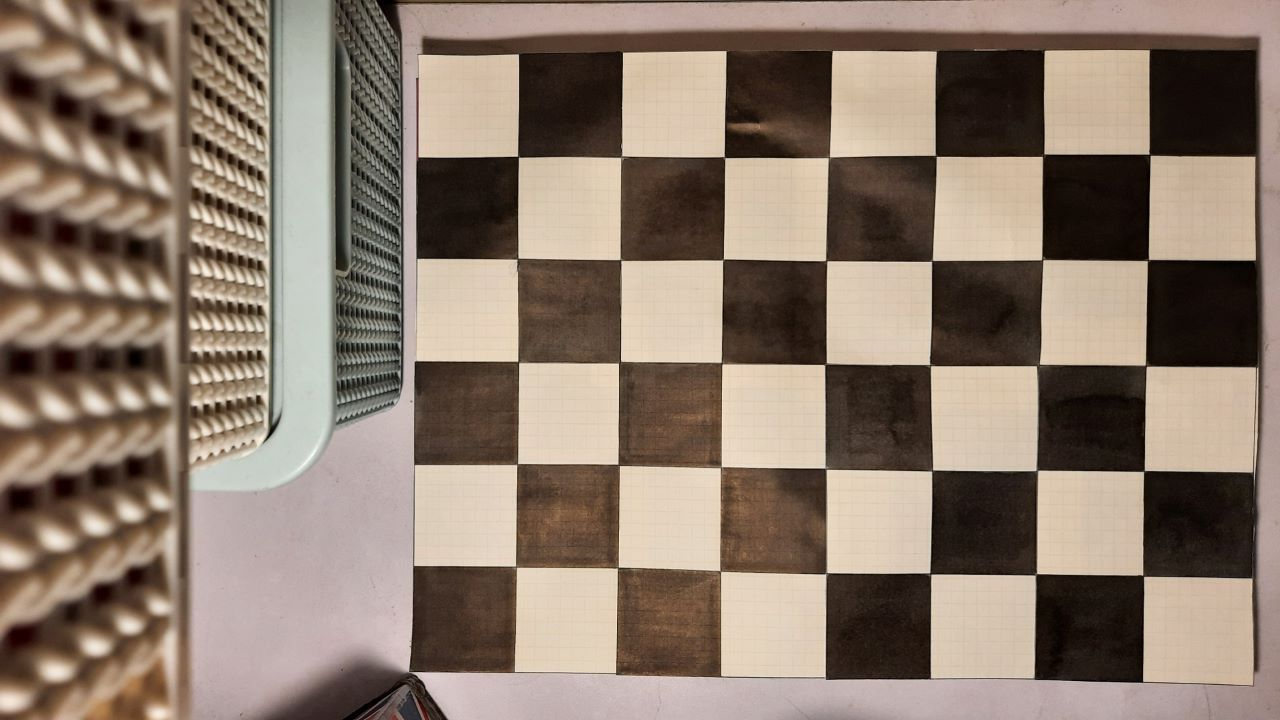
#> input picture calibration_images/20231224_115015.jpg, 1280 x 720 px, given in place of 20231224_115015.jpg.jpg, which was not available
$ python -i image_recognition.py   (imports and definitions only)
#> lines starting #> are read from the running program, lines starting #| are printed output that depends on the picture; after the words box and inside, x2 and y2 are one past the last pixel; in counts of white or black regions, pixels touching at a corner belong together; pictures that were not available may be replaced by others from this repository, and a replacement may not be noted
import cv2
import numpy as np

class image_recognition:

    def __init__(self,print_status=True, write_images=False,
                 image_Path="inputs/",
                 testing_Path="tests/",
                 preview_images=False,
                 preview_autoclose=True,
                 print_img_labels=True):

        self.IMGDIR=image_Path
        self.TESTDIR=testing_Path
        self.PREVIEW_IMAGES=preview_images
        self.PREVIEW_AUTOCLOSE=preview_autoclose
        self.PRINT_STATUS=print_status
        self.PRINT_IMG_LABELS=print_img_labels
        self.WRITE_IMAGES=write_images

        #valid contour parameters limits (in pixels)
        self.MIN_AREA=900 #30x30
        self.MAX_AREA=90000 #300x300
            #aspect ratio width/height
        self.MIN_ASPECTRATIO=1/5
        self.MAX_ASPECTRATIO=5

        #OstuSensitivity
        self.OtsuSensitivity=22

    def test_objectDetect(self,bgFile,targetFile):

#> called with bgFile = 'calibration_images/20231224_115015.jpg', targetFile = 'out.png'
        bg=cv2.imread(self.TESTDIR+bgFile+".jpg")
#> bg is the input picture: shape (720, 1280, 3); mean B, G, R 109.5, 123.4, 140.1
        img=cv2.imread(self.TESTDIR+targetFile+".jpg")
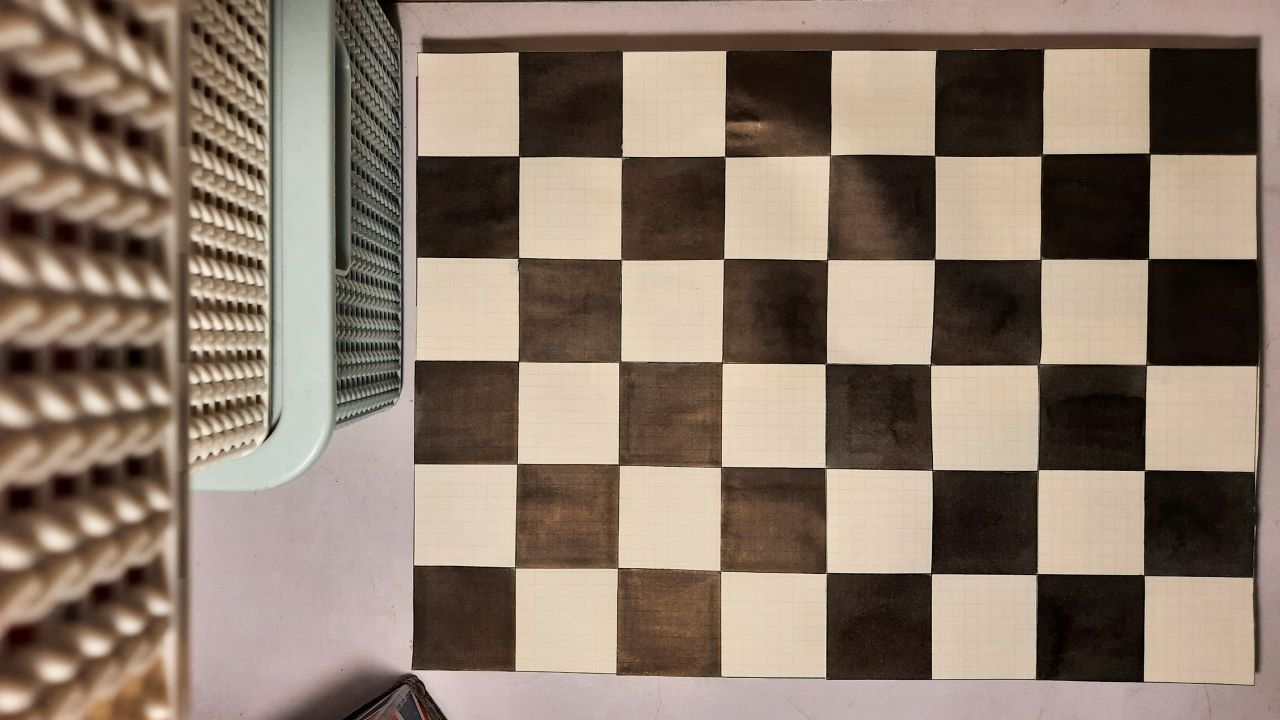
#> input picture calibration_images/20231224_115033.jpg, 1280 x 720 px, given in place of out.png.jpg, which was not available
#> img is the input picture: shape (720, 1280, 3); mean B, G, R 108.7, 123, 140

        self.run_detection(img,bg,True)

    def run_detection(self,img,bg,testRun=False):

        obj_count, contours_detected, contours_validindex=self.detectObjects(img,bg)

        obj_count, detected_points, img_output=self.detectionOutput(img, obj_count,
                                                                    contours_validindex,
                                                                    contours_detected)
        return obj_count, detected_points, img_output

    def detectObjects(self, image, bg_img,externalContours=True):
        img=image.copy()
        background_img=bg_img.copy()
        # Process Image Difference
        diff=self.calculateDifference_Otsu(img,background_img)

        # Xac dinh contour cua vat
        # dung RETR_EXTERNAL chi xac dinh vien ngoai, dung RETR_TREE de xac dinh tat ca cac contour
        if externalContours==True:
            contours_detected, hierarchy = cv2.findContours(diff, cv2.RETR_EXTERNAL,
                                                            cv2.CHAIN_APPROX_SIMPLE)
        else:
            contours_detected, hierarchy = cv2.findContours(diff, cv2.RETR_TREE,
                                                            cv2.CHAIN_APPROX_SIMPLE)

        # tinh cac tham so can thiet
        height, width, channels = img.shape

        # xac dinh tat ca cac contour hop le
        contours_validindex= self.identify_validcontours(contours_detected,height,width)
        obj_count=len(contours_validindex)
        self.printStatus("valid contours "+ str(obj_count))

        return obj_count, contours_detected, contours_validindex

    def detectionOutput(self, image, obj_count, validcontours, diff_contours):

        img_output=image.copy()

        detected_points=[]

        if (len(validcontours)>0):
            for i in range(0,len(validcontours)):
                cnt=diff_contours[validcontours[i]]

                # ve duong vien bao quanh vat hinh chu nhat
                x,y,w,h=cv2.boundingRect(cnt)

                # lay tam vat the
                M=cv2.moments(cnt)
                cx=int(M['m10']/M['m00'])
                cy=int(M['m01']/M['m00'])

                self.printStatus("point number "+str(i))
                self.printStatus(str(cx)+", "+str(cy))
                self.printStatus("x: "+str(x)+" y: "+str(y)+" w: "+str(w)+" h: "+str(h))

                #draw retangle
                cv2.rectangle(img_output,(x,y),(x+w,y+h),(0,255,0),2)
                #draw center
                cv2.circle(img_output,(cx,cy),3,(0,255,0),2)

                if self.PRINT_IMG_LABELS ==True:

                    #image,text,font,bottomleftconrner,fontscale,fontcolor,linetype
                    cv2.putText(img_output,"Point "+str(i),(x-w,y+h),cv2.FONT_HERSHEY_SIMPLEX,0.5,(255,0,0),1)
                    cv2.putText(img_output,"cx,cy: "+str(self.truncate(cx,2))+","+str(self.truncate(cy,2)),(x-w,y+h+9),cv2.FONT_HERSHEY_SIMPLEX,0.5,(255,0,0),1)

                points=[x,y,w,h,cx,cy]
                detected_points.append(points)

        if (obj_count>1 or len(validcontours)==0):
            self.previewImage("Multiple Objects Detected",img_output)
            one_object=False
        else:
            self.previewImage("One Objects Detected",img_output)
            one_object=True


        return obj_count, detected_points, img_output

    # [18 lines left out: functions truncate, writeImage, readImage, not called in this run]


    def printStatus(self,text):

        if self.PRINT_STATUS==True:
            print(text)


    def previewImage(self, text, img):
        if self.PREVIEW_IMAGES==True:
            #show full screen
            cv2.namedWindow(text, cv2.WND_PROP_FULLSCREEN)
            cv2.setWindowProperty(text,cv2.WND_PROP_FULLSCREEN,cv2.WINDOW_FULLSCREEN)

            cv2.imshow(text,img)
            if self.PREVIEW_AUTOCLOSE==True:
                cv2.waitKey(2000)
                cv2.destroyAllWindows()

            else:
                cv2.waitKey(0)
                cv2.destroyAllWindows()

    # [80 lines left out: functions calculateDifference_method1, calculateDifference_method2, not called in this run]


    def calculateDifference_Otsu(self,img,background_img):

        # Object Recognition Tresholds
        diff_low_t=45
        diff_high_t=255


        self.previewImage("Original Image [Diff Otsu]",img)

        # Background - Gray
        background_img_gray=cv2.cvtColor(background_img, cv2.COLOR_BGR2GRAY)
        self.previewImage("1 Background Gray",background_img_gray)

        # Image - Gray
        img_gray=cv2.cvtColor(img, cv2.COLOR_BGR2GRAY)
        self.previewImage("2 Image Gray",img_gray)

        # Calculate Difference
        diff_gray=cv2.absdiff(background_img_gray,img_gray)
        self.previewImage("3 Pre-Diff",diff_gray)

        # Diff Blur
        diff_gray_blur = cv2.GaussianBlur(diff_gray,(5,5),0)
        self.previewImage("4 Pre-Diff Blur",diff_gray_blur)

            #========= Otsu automatically finds the right threhosld, calibration not needed.

        # find otsu's threshold value with OpenCV function
        ret, otsu_tresh = cv2.threshold(diff_gray_blur,0,255,cv2.THRESH_BINARY+cv2.THRESH_OTSU)
        self.previewImage("5 Otsu Treshold",otsu_tresh)

        self.printStatus("Otsu defined treshold value is %d" % ret)

        if (ret < self.OtsuSensitivity):
            #discard image
            #make the difference zero by subtracting backdroungs
            diff=cv2.absdiff(background_img_gray,background_img_gray)
        else:
            #Treshold Blur
            diff = cv2.GaussianBlur(otsu_tresh,(5,5),0)
            self.previewImage("6 Image Treshold",diff)


        return diff


    def identify_validcontours(self,cnt,height,width):

        #helps discard noise on contour detection.
        #this is calibrated for Legos in this example

        contours_validindex=[]
        contour_index=-1

        for i in cnt:

            contour_index=contour_index+1
            ca=cv2.contourArea(i)

            # Calculate W/H Ratio
            x,y,w,h = cv2.boundingRect(i)

            aspect_ratio = float(w)/h

            # Flag as edge_noise if the object is at a Corner

            #height, width, channels = img.shape
            edge_noise=False
            if x==0:
                edge_noise=True
            if y==0:
                edge_noise=True
            if (x+w)==width:
                edge_noise=True
            if (y+h)==height:
                edge_noise=True

            # DISCARD noise with measure if area not within parameters
            if ca>self.MIN_AREA and ca<self.MAX_AREA:

                # DISCARD as noise on ratio
                if aspect_ratio>=self.MIN_ASPECTRATIO and aspect_ratio<=self.MAX_ASPECTRATIO:

                    # DISCARD if at the Edge
                    if edge_noise==False:
                         contours_validindex.append(contour_index)

        return contours_validindex

    # [152 lines left out: functions square_Crop, square_rotatedCrop, not called in this run]

>>> result = image_recognition().test_objectDetect('calibration_images/20231224_115015.jpg', 'out.png')
#> in calculateDifference_Otsu, `img_gray=cv2.cvtColor(img, cv2.COLOR_BGR2GRAY)`:
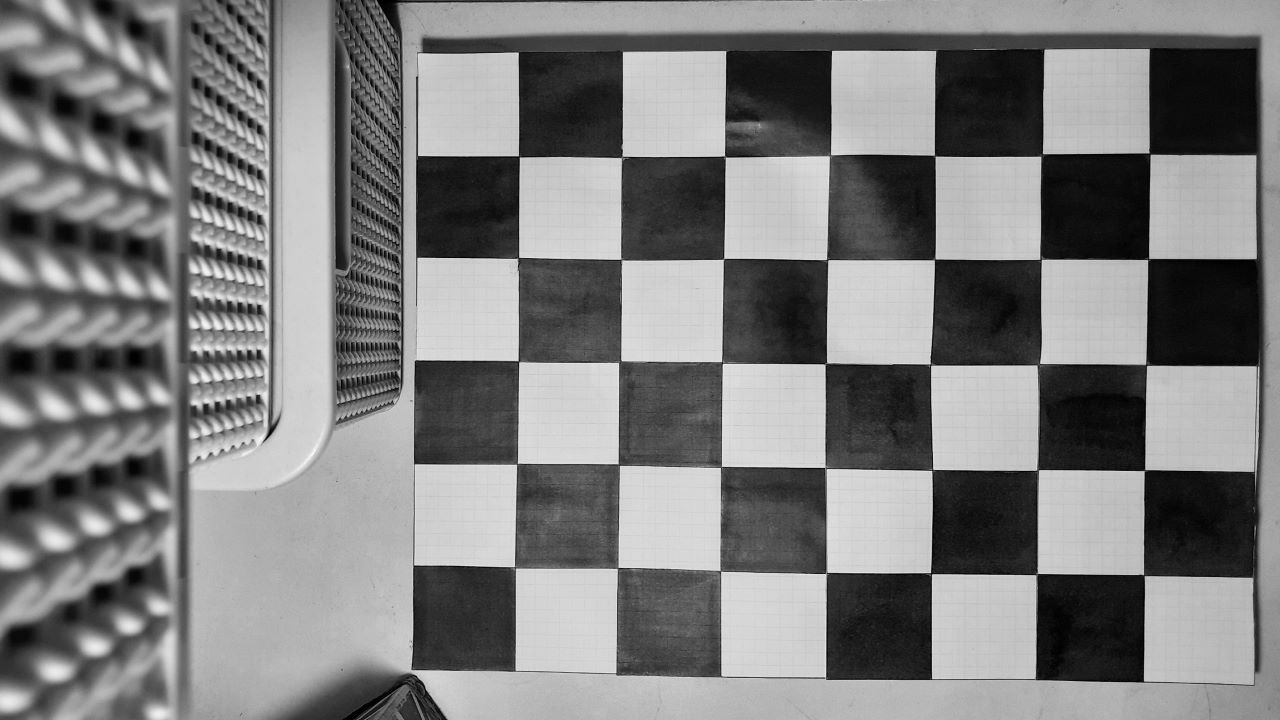
#> img_gray: shape (720, 1280); min 0, max 251, mean 126.4
#> in calculateDifference_Otsu, `diff_gray=cv2.absdiff(background_img_gray,img_gray)`:
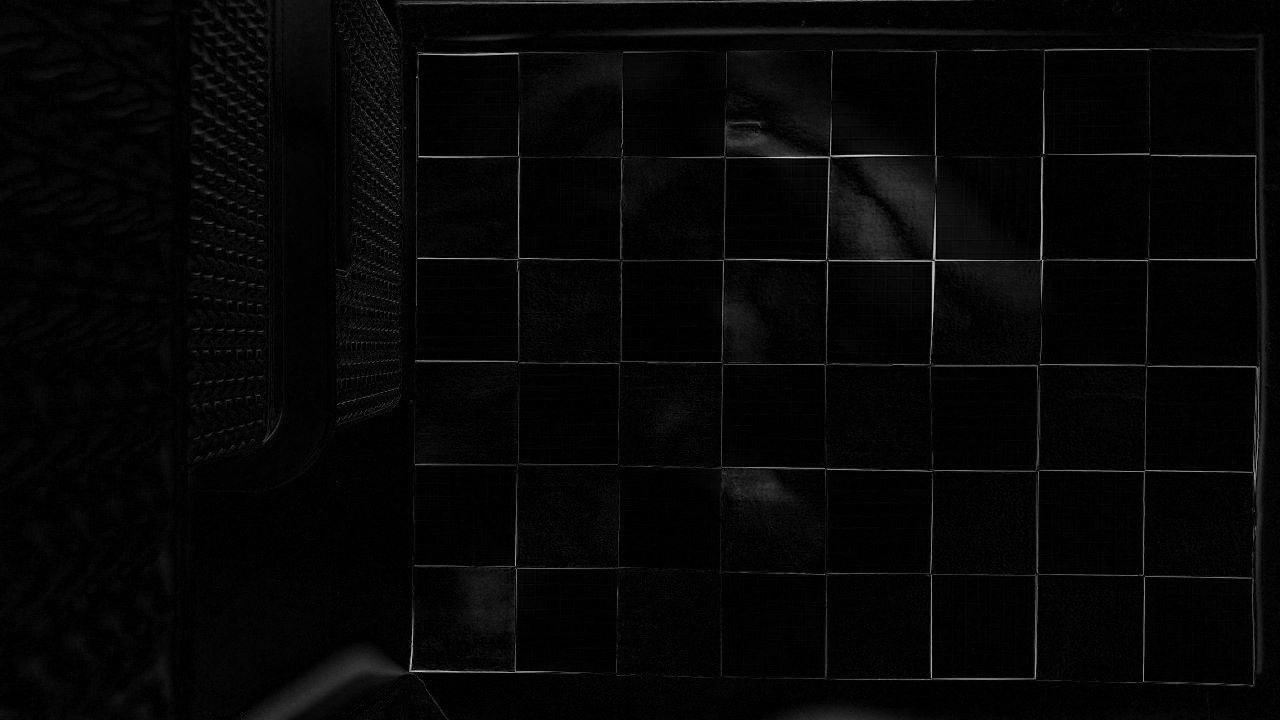
#> diff_gray: shape (720, 1280); min 0, max 215, mean 6.1
#> in calculateDifference_Otsu, `ret, otsu_tresh = cv2.threshold(diff_gray_blur,0,255,cv2.THRESH_BINARY..`:
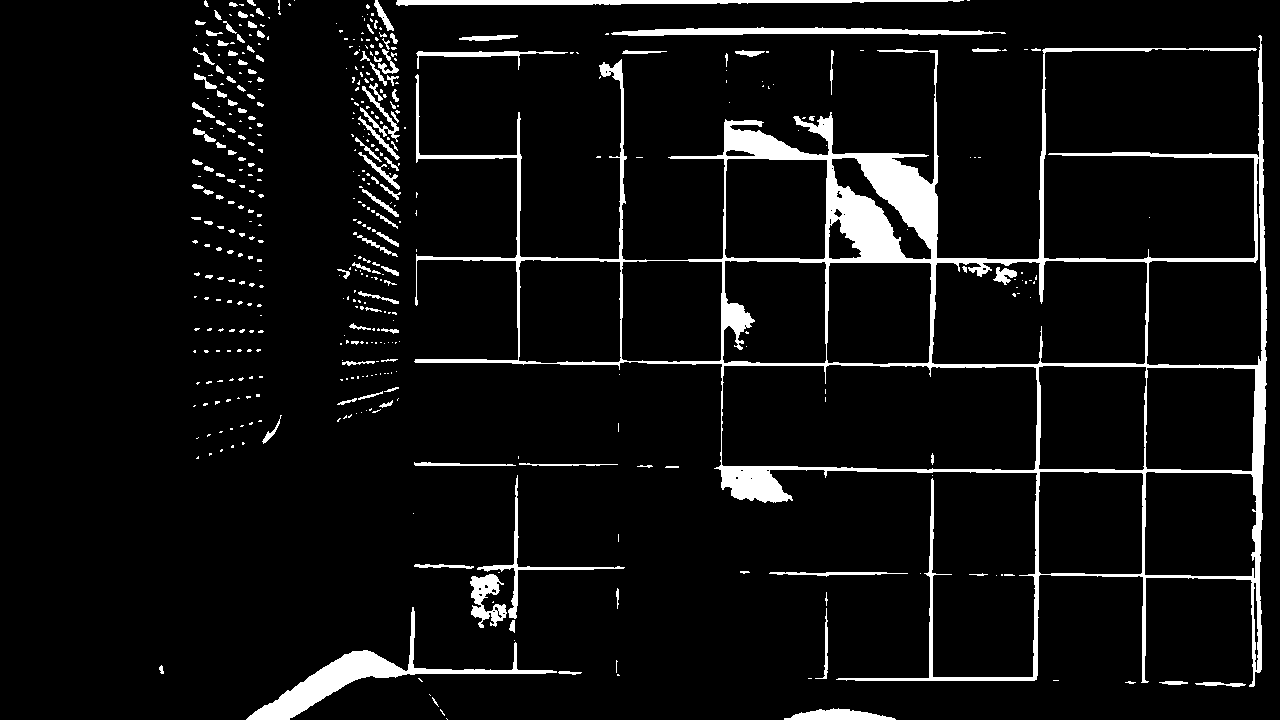
#> otsu_tresh: shape (720, 1280); 6.5% white; 465 white regions (334 under 20 px), largest, box (x1, y1, x2, y2) and area: (414, 35, 1267, 687) 37225, (246, 607, 557, 720) 4706, (396, 0, 964, 6) 2139
#> in calculateDifference_Otsu, `ret, otsu_tresh = cv2.threshold(diff_gray_blur,0,255,cv2.THRESH_BINARY..`: ret = 19
#> in calculateDifference_Otsu, `diff=cv2.absdiff(background_img_gray,background_img_gray)`: diff: shape (720, 1280); every value is 0
#> in detectObjects, `contours_detected, hierarchy = cv2.findContours(diff, cv2.RETR_EXTERNA..`: contours_detected = []
#> after the loop in identify_validcontours, `for i in cnt:`: contour_index = -1; contours_validindex = []
#> in detectObjects, `obj_count=len(contours_validindex)`: obj_count = 0
#> in run_detection, `obj_count, contours_detected, contours_validindex=self.detectObjects(i..`: contours_detected = []
